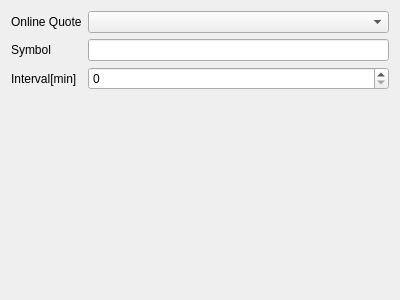
<?xml version="1.0" encoding="UTF-8"?>
<ui version="4.0">
 <class>ConfigWidget</class>
 <widget class="QWidget" name="ConfigWidget">
  <property name="geometry">
   <rect>
    <x>0</x>
    <y>0</y>
    <width>400</width>
    <height>300</height>
   </rect>
  </property>
  <property name="windowTitle">
   <string>Dialog</string>
  </property>
  <layout class="QGridLayout" name="gridLayout_2">
   <item row="0" column="0">
    <layout class="QGridLayout" name="gridLayout">
     <item row="1" column="1">
      <widget class="QLineEdit" name="m_symbol"/>
     </item>
     <item row="1" column="0">
      <widget class="QLabel" name="label_2">
       <property name="text">
        <string>Symbol</string>
       </property>
      </widget>
     </item>
     <item row="0" column="1">
      <widget class="QComboBox" name="m_onlineQuote"/>
     </item>
     <item row="0" column="0">
      <widget class="QLabel" name="label">
       <property name="text">
        <string>Online Quote</string>
       </property>
      </widget>
     </item>
     <item row="3" column="1">
      <spacer name="verticalSpacer">
       <property name="orientation">
        <enum>Qt::Vertical</enum>
       </property>
       <property name="sizeHint" stdset="0">
        <size>
         <width>20</width>
         <height>40</height>
        </size>
       </property>
      </spacer>
     </item>
     <item row="2" column="0">
      <widget class="QLabel" name="label_3">
       <property name="text">
        <string>Interval[min]</string>
       </property>
      </widget>
     </item>
     <item row="2" column="1">
      <widget class="QSpinBox" name="m_interval"/>
     </item>
    </layout>
   </item>
  </layout>
 </widget>
 <resources/>
 <connections/>
</ui>
